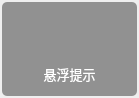
<?xml version="1.0" encoding="UTF-8"?>
<ui version="4.0">
 <class>FloatBox</class>
 <widget class="QWidget" name="FloatBox">
  <property name="geometry">
   <rect>
    <x>0</x>
    <y>0</y>
    <width>139</width>
    <height>98</height>
   </rect>
  </property>
  <property name="windowTitle">
   <string>Form</string>
  </property>
  <property name="styleSheet">
   <string notr="true"/>
  </property>
  <property name="windowFilePath">
   <string>background:#</string>
  </property>
  <layout class="QGridLayout" name="widgetGridLayout">
   <property name="leftMargin">
    <number>2</number>
   </property>
   <property name="topMargin">
    <number>2</number>
   </property>
   <property name="rightMargin">
    <number>2</number>
   </property>
   <property name="bottomMargin">
    <number>2</number>
   </property>
   <property name="spacing">
    <number>0</number>
   </property>
   <item row="0" column="0">
    <widget class="QWidget" name="widget" native="true">
     <property name="styleSheet">
      <string notr="true">QWidget#widget{background:rgba(51,51,51,50%);border-radius:5px;border:none;}</string>
     </property>
     <layout class="QGridLayout" name="gridLayout">
      <property name="verticalSpacing">
       <number>10</number>
      </property>
      <item row="0" column="0">
       <layout class="QHBoxLayout" name="horizontalLayout">
        <item>
         <spacer name="horizontalSpacer">
          <property name="orientation">
           <enum>Qt::Horizontal</enum>
          </property>
          <property name="sizeHint" stdset="0">
           <size>
            <width>40</width>
            <height>20</height>
           </size>
          </property>
         </spacer>
        </item>
        <item>
         <widget class="QLabel" name="imageLabel">
          <property name="minimumSize">
           <size>
            <width>40</width>
            <height>40</height>
           </size>
          </property>
          <property name="maximumSize">
           <size>
            <width>40</width>
            <height>40</height>
           </size>
          </property>
          <property name="text">
           <string/>
          </property>
          <property name="pixmap">
           <pixmap resource="../../qrc/custom/custom.qrc">:/custom/logos/logo.png</pixmap>
          </property>
          <property name="scaledContents">
           <bool>true</bool>
          </property>
          <property name="alignment">
           <set>Qt::AlignCenter</set>
          </property>
         </widget>
        </item>
        <item>
         <spacer name="horizontalSpacer_2">
          <property name="orientation">
           <enum>Qt::Horizontal</enum>
          </property>
          <property name="sizeHint" stdset="0">
           <size>
            <width>40</width>
            <height>20</height>
           </size>
          </property>
         </spacer>
        </item>
       </layout>
      </item>
      <item row="1" column="0">
       <widget class="QLabel" name="textLabel">
        <property name="maximumSize">
         <size>
          <width>16777215</width>
          <height>16777215</height>
         </size>
        </property>
        <property name="font">
         <font>
          <family>黑体</family>
          <pointsize>10</pointsize>
         </font>
        </property>
        <property name="styleSheet">
         <string notr="true">color:white;</string>
        </property>
        <property name="text">
         <string>悬浮提示</string>
        </property>
        <property name="scaledContents">
         <bool>true</bool>
        </property>
        <property name="alignment">
         <set>Qt::AlignCenter</set>
        </property>
       </widget>
      </item>
     </layout>
    </widget>
   </item>
  </layout>
 </widget>
 <resources>
  <include location="../../qrc/custom/custom.qrc"/>
 </resources>
 <connections/>
</ui>
